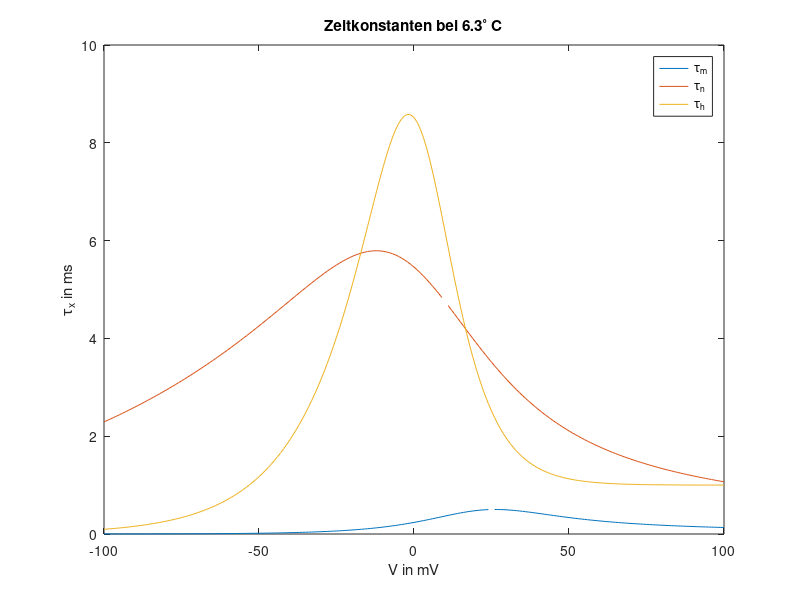

Write MATLAB code to recreate this figure. (Note: this script raises an error after producing the figure.)
close all;

am = @(V) (2.5 - 0.1*V) ./ (exp(2.5 - 0.1*V) - 1);
an = @(V) (0.1 - 0.01*V) ./ (exp(1 - 0.1*V) - 1 );
ah = @(V) 0.07 * exp(-V/20);

bm = @(V) 4 * exp(-V/18);
bn = @(V) 0.125 * exp(-V/80);
bh = @(V) 1 ./ (exp(3-0.1*V) + 1);

tau = @(a,b,k) 1 ./((a + b)*k);
x_steady = @(a,b) a ./ (a+b);
k = @(T) 3 ^ ((T-6.3)/10);

V = (-100:100);

T = 6.3;

tm = tau(am(V),bm(V),k(T));
tn = tau(an(V),bn(V),k(T));
th = tau(ah(V),bh(V),k(T));

figure;
hold all;
plot(V,tm);
plot(V,tn);
plot(V,th);
legend('\tau_m','\tau_n','\tau_h')
xlabel('V in mV')
ylabel('\tau_x in ms')
title('Zeitkonstanten bei 6.3^\circ C')
box on;
matlab2tikz('../tex/img/Zeitkonstanten6.tikz')

T = 28;

tm = tau(am(V),bm(V),k(T));
tn = tau(an(V),bn(V),k(T));
th = tau(ah(V),bh(V),k(T));

figure;
hold all;
plot(V,tm);
plot(V,tn);
plot(V,th);
legend('\tau_m','\tau_n','\tau_h')
xlabel('V in mV')
ylabel('\tau_x in ms')
title('Zeitkonstanten bei 28^\circ C')
box on;
matlab2tikz('../tex/img/Zeitkonstanten28.tikz')

m_steady = x_steady(am(V),bm(V));
n_steady = x_steady(an(V),bn(V));
h_steady = x_steady(ah(V),bh(V));

figure;
hold all;
plot(V,m_steady);
plot(V,n_steady);
plot(V,h_steady);
legend('m_\infty','n_\infty','h_\infty')
xlabel('V in mV')
ylabel('x_\infty')
title('Gating Variablen bei 6,3^\circ C und 28^\circ C')
box on;
matlab2tikz('../tex/img/Gating6-28.tikz')
